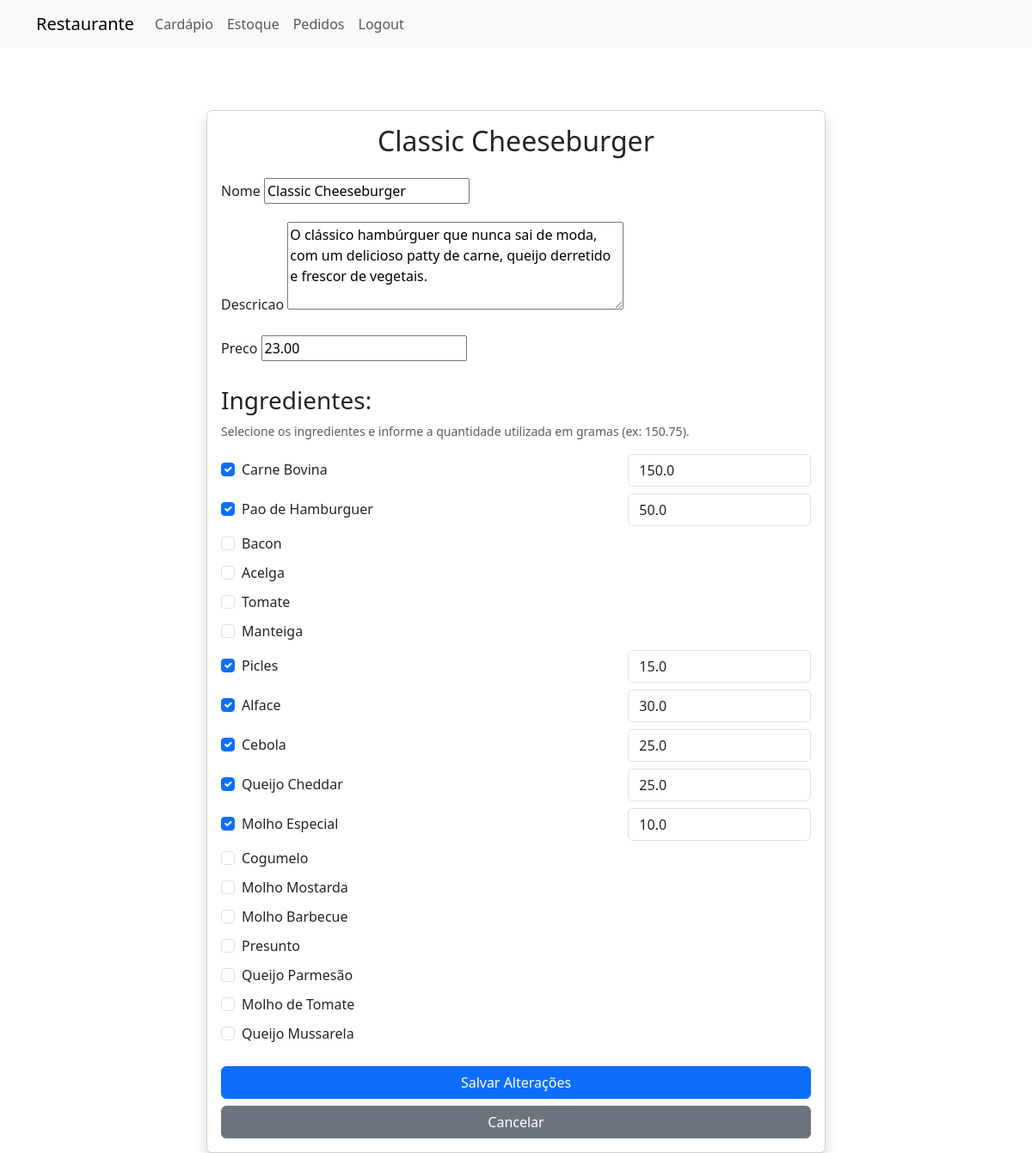
The page /edit_prato/5/ (signed in) on the database its author committed.
### restaurante/models.py (models this page shows, shortened)
class Prato(models.Model):
    id_prato = models.AutoField(primary_key=True)
    descricao = models.TextField(blank=True, null=True)
    nome = models.CharField(max_length=100)
    preco = models.DecimalField(max_digits=10, decimal_places=2)
    ingredientes = models.ManyToManyField('Ingrediente', through='PratoIngrediente', related_name='pratos')

class Ingrediente(models.Model):
    nome = models.CharField(max_length=100)

class PratoIngrediente(models.Model):
    prato = models.ForeignKey(Prato, on_delete=models.CASCADE)
    ingrediente = models.ForeignKey(Ingrediente, on_delete=models.SET_NULL, null=True)
    quantidade = models.FloatField()

### restaurante/views.py (the view)
# urls.py: path('edit_prato/<str:id_prato>/', views.edit_prato, name='edit_prato'),  # Editar prato específico
@login_required
def edit_prato(request, id_prato):
    prato = get_object_or_404(Prato, id_prato=id_prato)
    todos_ingredientes = Ingrediente.objects.all()
    def preparar_dados_ingredientes(prato_obj, ingredientes_lista, post_data=None):
        ingredientes_data = []
        quantidades_atuais = {pi.ingrediente.id: pi.quantidade
                              for pi in PratoIngrediente.objects.filter(prato=prato_obj)}
        ids_selecionados_post = set(post_data.getlist("ingredientes")) if post_data else None
        for ing in ingredientes_lista:
            quantidade_valor = ""
            selecionado = False
            if post_data: # Se for um POST (com ou sem erro)
                if str(ing.id) in ids_selecionados_post:
                    selecionado = True
                    quantidade_valor = post_data.get(f"quantidade_{ing.id}", "")
            else: # Se for um GET inicial
                if ing.id in quantidades_atuais:
                    selecionado = True
                    quantidade_valor = quantidades_atuais.get(ing.id, "")
            ingredientes_data.append({
                "id": ing.id,
                "nome": ing.nome,
                "selecionado": selecionado,
                "quantidade": quantidade_valor # Pode ser string vazia, valor do POST ou valor atual
            })
        return ingredientes_data
    if request.method == 'POST':
        form = PratoForm(request.POST, instance=prato)
        if form.is_valid():
            prato = form.save()  # Atualiza o prato
            PratoIngrediente.objects.filter(prato=prato).delete()
            ids_selecionados = request.POST.getlist('ingredientes')
            if not ids_selecionados:
                form.add_error(None, 'Você precisa selecionar ao menos um ingrediente.')
                ingredientes_para_template = preparar_dados_ingredientes(prato, todos_ingredientes, request.POST)
                return render(request, 'restaurante/edit_prato.html', {
                    'form': form,
                    'ingredientes_data': ingredientes_para_template,
                    'prato': prato
                })
            erro_quantidade = False
            for id_ingrediente in ids_selecionados:
                quantidade_str = request.POST.get(f'quantidade_{id_ingrediente}')
                ingrediente_obj = get_object_or_404(Ingrediente, id=id_ingrediente)
                if not quantidade_str:
                    form.add_error(None, f'Você deve fornecer uma quantidade para o ingrediente "{ingrediente_obj.nome}".')
                    erro_quantidade = True
                    continue
                try:
                    quantidade_float = float(quantidade_str.replace(',', '.'))
                    if quantidade_float <= 0:
                         form.add_error(None, f'A quantidade para o ingrediente "{ingrediente_obj.nome}" deve ser positiva.')
                         erro_quantidade = True
                         continue
                    PratoIngrediente.objects.create(
                        prato=prato,
                        ingrediente_id=id_ingrediente,
                        quantidade=quantidade_float
                    )
                except ValueError:
                    form.add_error(None, f'Quantidade inválida fornecida para o ingrediente "{ingrediente_obj.nome}". Use números.')
                    erro_quantidade = True
            if erro_quantidade:
                ingredientes_para_template = preparar_dados_ingredientes(prato, todos_ingredientes, request.POST)
                return render(request, 'restaurante/edit_prato.html', {
                    'form': form,
                    'ingredientes_data': ingredientes_para_template,
                    'prato': prato
                })
            return redirect('cardapio')
        else:
            ingredientes_para_template = preparar_dados_ingredientes(prato, todos_ingredientes, request.POST)
            return render(request, 'restaurante/edit_prato.html', {
                'form': form,
                'ingredientes_data': ingredientes_para_template,
                'prato': prato
            })
    else:
        form = PratoForm(instance=prato)
        ingredientes_para_template = preparar_dados_ingredientes(prato, todos_ingredientes)
    return render(request, 'restaurante/edit_prato.html', {
        'form': form,
        'ingredientes_data': ingredientes_para_template,
        'prato': prato
    })

### restaurante/forms.py
class PratoForm(forms.ModelForm):
    class Meta:
        model = Prato
        fields = ['nome', 'descricao', 'preco']
        widgets = {
            'descricao': forms.Textarea(attrs={'rows': 4}),
        }

### restaurante/templates/restaurante/edit_prato.html (shortened to what this page needs)
{% extends "restaurante/base.html" %}
{% block content %}
  <div class="container mt-5">
    <div class="row justify-content-center">
      <div class="col-md-8">
        <div class="card shadow">
          <div class="card-body">
            <h2 class="card-title text-center mb-4">{{ prato.nome }}</h2>
            <form method="POST">
              {% for field in form %}
                <div class="mb-3">
                  <label for="{{ field.id_for_label }}" class="form-label">{{ field.label }}</label>
                  {{ field }}
                </div>
              {% endfor %}
              <div class="mb-4">
                <h3 class="mt-4">Ingredientes:</h3>
                <p class="form-text">Selecione os ingredientes e informe a quantidade utilizada em gramas (ex: 150.75).</p>
                {% for ing_data in ingredientes_data %}
                  <div class="row mb-2 align-items-center ingredient-row">
                    <div class="col-7 col-sm-8">
                      <div class="form-check">
                        <input type="checkbox" class="form-check-input ingredient-checkbox"
                               name="ingredientes" value="{{ ing_data.id }}" id="ingrediente_{{ ing_data.id }}"
                               {% if ing_data.selecionado %} checked {% endif %}>
                        <label class="form-check-label" for="ingrediente_{{ ing_data.id }}">{{ ing_data.nome }}</label>
                      </div>
                    </div>
                    <div class="col-5 col-sm-4">
                      <input type="number" step="0.01" name="quantidade_{{ ing_data.id }}"
                             class="form-control quantity-input" placeholder="Qtd (g)"
                             value="{{ ing_data.quantidade }}"
                             style="display: {% if ing_data.selecionado %}block{% else %}none{% endif %};"
                             {% if ing_data.selecionado %}required{% endif %}>
                    </div>
                  </div>
                {% endfor %}
              </div>
              <div class="d-grid gap-2 mt-4">
                <button type="submit" class="btn btn-primary">Salvar Alterações</button>
                <a href="{% url 'cardapio' %}" class="btn btn-secondary">Cancelar</a>
              </div>
            </form>
          </div>
        </div>
      </div>
    </div>
  </div>
{% endblock %}

### restaurante/templates/restaurante/base.html (style rules this page uses)
body { padding-top: 80px; }

### rows shown on the page
Prato: nome "Classic Cheeseburger", form "Classic Cheeseburger" "O clássico hambúrguer que nunca sai de moda, com um delicioso patty de carne, queijo derretido e frescor de vegetais." "23.00"
Ingrediente: nome "Carne Bovina"
PratoIngrediente: quantidade "150.0"
Ingrediente: nome "Pao de Hamburguer"
PratoIngrediente: quantidade "50.0"
Ingrediente: nome "Bacon"
Ingrediente: nome "Acelga"
Ingrediente: nome "Tomate"
Ingrediente: nome "Manteiga"
Ingrediente: nome "Picles"
PratoIngrediente: quantidade "15.0"
Ingrediente: nome "Alface"
PratoIngrediente: quantidade "30.0"
Ingrediente: nome "Cebola"
PratoIngrediente: quantidade "25.0"
Ingrediente: nome "Queijo Cheddar"
PratoIngrediente: quantidade "25.0"
Ingrediente: nome "Molho Especial"
PratoIngrediente: quantidade "10.0"
Ingrediente: nome "Cogumelo"
Ingrediente: nome "Molho Mostarda"
Ingrediente: nome "Molho Barbecue"
Ingrediente: nome "Presunto"
Ingrediente: nome "Queijo Parmesão"
Ingrediente: nome "Molho de Tomate"
Ingrediente: nome "Queijo Mussarela"

### other values the page prints
{{ field.label }} "Nome" "Descricao" "Preco"
